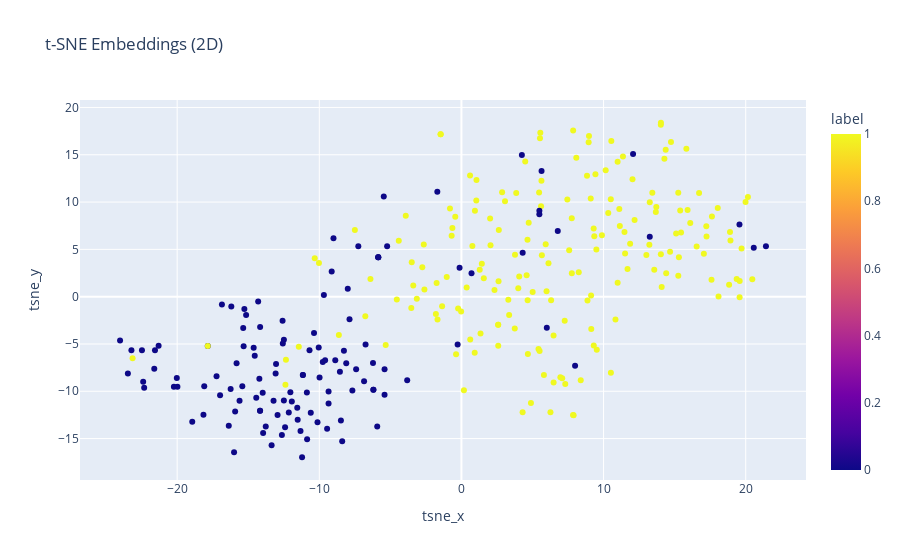
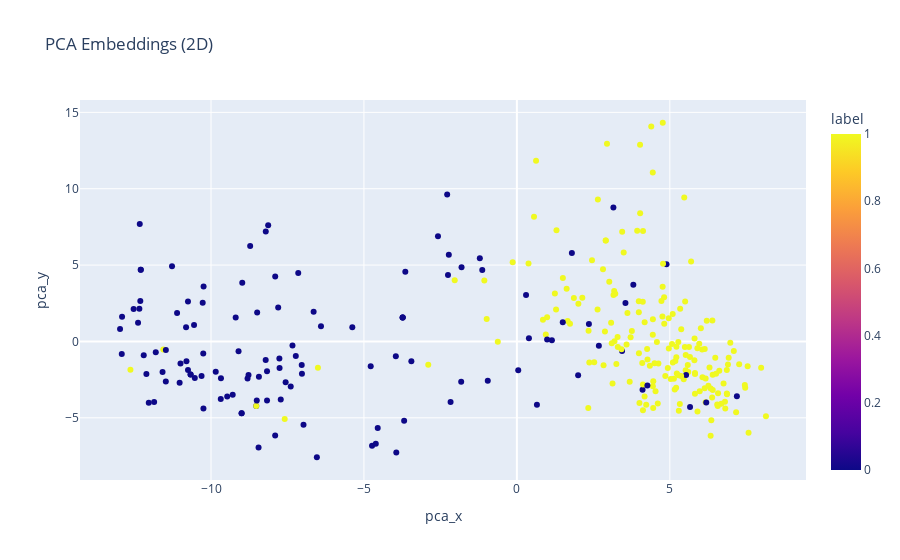
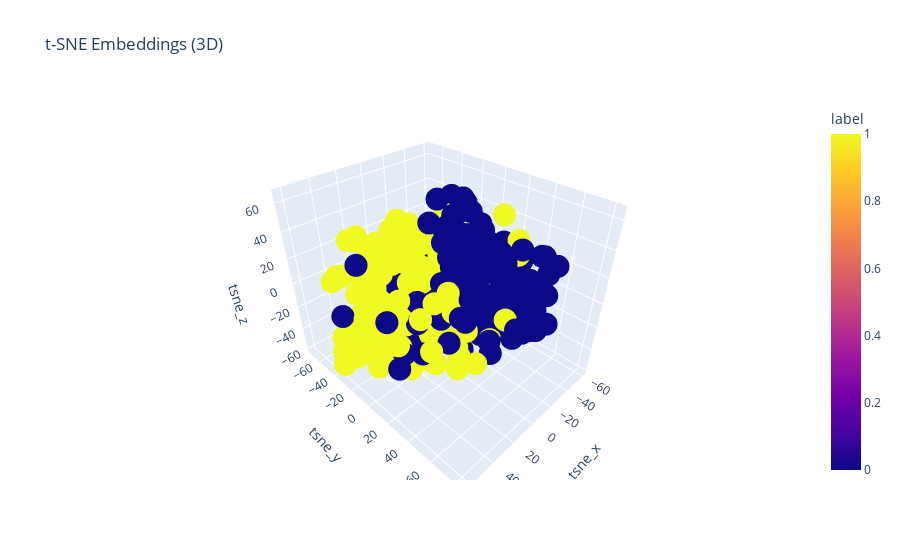
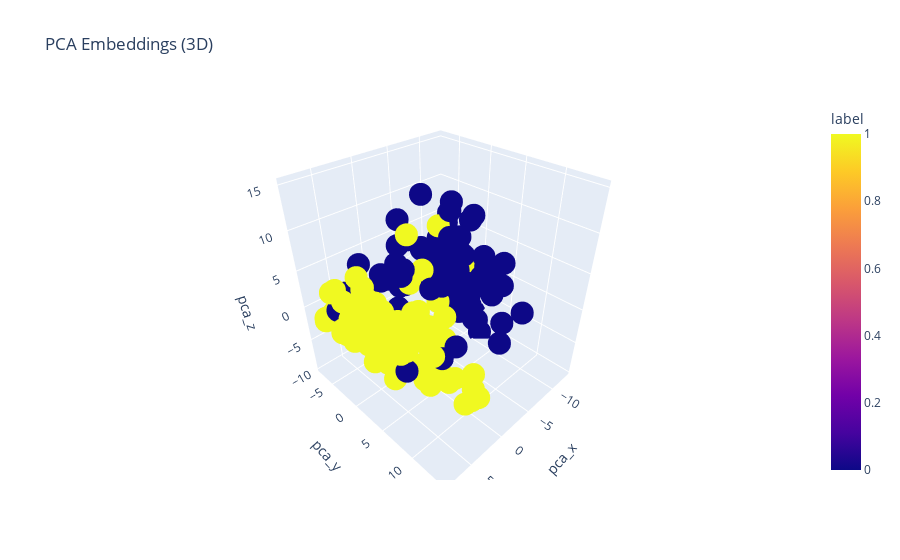

The notebook cell saved with these charts, in order:
### Markdown cell above
# Visualize 2D and 3D embeddings of images and color points based on labels

### Code cell
visualize_embeddings(tsne_2d_embeddings, pca_2d_embeddings, labels,)
visualize_embeddings(tsne_3d_embeddings, pca_3d_embeddings, labels,)

### Figure 1 — Plotly figure (JSON) as saved in the notebook; plotly's stock layout.template omitted (floating-point values rounded to 4 significant figures; data arrays with more than 128 entries replaced by an {"elided": "..."} marker saying what was removed)
{"data": [{"hovertemplate": "tsne_x=%{x}<br>tsne_y=%{y}<br>label=%{marker.color}<extra></extra>", "legendgroup": "", "marker": {"color": {"elided": "300 int values"}, "coloraxis": "coloraxis", "symbol": "circle"}, "mode": "markers", "name": "", "orientation": "v", "showlegend": false, "x": {"elided": "300 float values"}, "xaxis": "x", "y": {"elided": "300 float values"}, "yaxis": "y", "type": "scatter"}], "layout": {"xaxis": {"anchor": "y", "domain": [0.0, 1.0], "title": {"text": "tsne_x"}}, "yaxis": {"anchor": "x", "domain": [0.0, 1.0], "title": {"text": "tsne_y"}}, "coloraxis": {"colorbar": {"title": {"text": "label"}}, "colorscale": [[0.0, "#0d0887"], [0.1111, "#46039f"], [0.2222, "#7201a8"], [0.3333, "#9c179e"], [0.4444, "#bd3786"], [0.5556, "#d8576b"], [0.6667, "#ed7953"], [0.7778, "#fb9f3a"], [0.8889, "#fdca26"], [1.0, "#f0f921"]]}, "legend": {"tracegroupgap": 0}, "title": {"text": "t-SNE Embeddings (2D)"}}}

### Figure 2 — Plotly figure (JSON) as saved in the notebook; plotly's stock layout.template omitted (floating-point values rounded to 4 significant figures; data arrays with more than 128 entries replaced by an {"elided": "..."} marker saying what was removed)
{"data": [{"hovertemplate": "pca_x=%{x}<br>pca_y=%{y}<br>label=%{marker.color}<extra></extra>", "legendgroup": "", "marker": {"color": {"elided": "300 int values"}, "coloraxis": "coloraxis", "symbol": "circle"}, "mode": "markers", "name": "", "orientation": "v", "showlegend": false, "x": {"elided": "300 float values"}, "xaxis": "x", "y": {"elided": "300 float values"}, "yaxis": "y", "type": "scatter"}], "layout": {"xaxis": {"anchor": "y", "domain": [0.0, 1.0], "title": {"text": "pca_x"}}, "yaxis": {"anchor": "x", "domain": [0.0, 1.0], "title": {"text": "pca_y"}}, "coloraxis": {"colorbar": {"title": {"text": "label"}}, "colorscale": [[0.0, "#0d0887"], [0.1111, "#46039f"], [0.2222, "#7201a8"], [0.3333, "#9c179e"], [0.4444, "#bd3786"], [0.5556, "#d8576b"], [0.6667, "#ed7953"], [0.7778, "#fb9f3a"], [0.8889, "#fdca26"], [1.0, "#f0f921"]]}, "legend": {"tracegroupgap": 0}, "title": {"text": "PCA Embeddings (2D)"}}}

### Figure 3 — Plotly figure (JSON) as saved in the notebook; plotly's stock layout.template omitted (floating-point values rounded to 4 significant figures; data arrays with more than 128 entries replaced by an {"elided": "..."} marker saying what was removed)
{"data": [{"hovertemplate": "tsne_x=%{x}<br>tsne_y=%{y}<br>tsne_z=%{z}<br>label=%{marker.color}<extra></extra>", "legendgroup": "", "marker": {"color": {"elided": "300 int values"}, "coloraxis": "coloraxis", "symbol": "circle"}, "mode": "markers", "name": "", "scene": "scene", "showlegend": false, "x": {"elided": "300 float values"}, "y": {"elided": "300 float values"}, "z": {"elided": "300 float values"}, "type": "scatter3d"}], "layout": {"scene": {"domain": {"x": [0.0, 1.0], "y": [0.0, 1.0]}, "xaxis": {"title": {"text": "tsne_x"}}, "yaxis": {"title": {"text": "tsne_y"}}, "zaxis": {"title": {"text": "tsne_z"}}}, "coloraxis": {"colorbar": {"title": {"text": "label"}}, "colorscale": [[0.0, "#0d0887"], [0.1111, "#46039f"], [0.2222, "#7201a8"], [0.3333, "#9c179e"], [0.4444, "#bd3786"], [0.5556, "#d8576b"], [0.6667, "#ed7953"], [0.7778, "#fb9f3a"], [0.8889, "#fdca26"], [1.0, "#f0f921"]]}, "legend": {"tracegroupgap": 0}, "title": {"text": "t-SNE Embeddings (3D)"}}}

### Figure 4 — Plotly figure (JSON) as saved in the notebook; plotly's stock layout.template omitted (floating-point values rounded to 4 significant figures; data arrays with more than 128 entries replaced by an {"elided": "..."} marker saying what was removed)
{"data": [{"hovertemplate": "pca_x=%{x}<br>pca_y=%{y}<br>pca_z=%{z}<br>label=%{marker.color}<extra></extra>", "legendgroup": "", "marker": {"color": {"elided": "300 int values"}, "coloraxis": "coloraxis", "symbol": "circle"}, "mode": "markers", "name": "", "scene": "scene", "showlegend": false, "x": {"elided": "300 float values"}, "y": {"elided": "300 float values"}, "z": {"elided": "300 float values"}, "type": "scatter3d"}], "layout": {"scene": {"domain": {"x": [0.0, 1.0], "y": [0.0, 1.0]}, "xaxis": {"title": {"text": "pca_x"}}, "yaxis": {"title": {"text": "pca_y"}}, "zaxis": {"title": {"text": "pca_z"}}}, "coloraxis": {"colorbar": {"title": {"text": "label"}}, "colorscale": [[0.0, "#0d0887"], [0.1111, "#46039f"], [0.2222, "#7201a8"], [0.3333, "#9c179e"], [0.4444, "#bd3786"], [0.5556, "#d8576b"], [0.6667, "#ed7953"], [0.7778, "#fb9f3a"], [0.8889, "#fdca26"], [1.0, "#f0f921"]]}, "legend": {"tracegroupgap": 0}, "title": {"text": "PCA Embeddings (3D)"}}}
